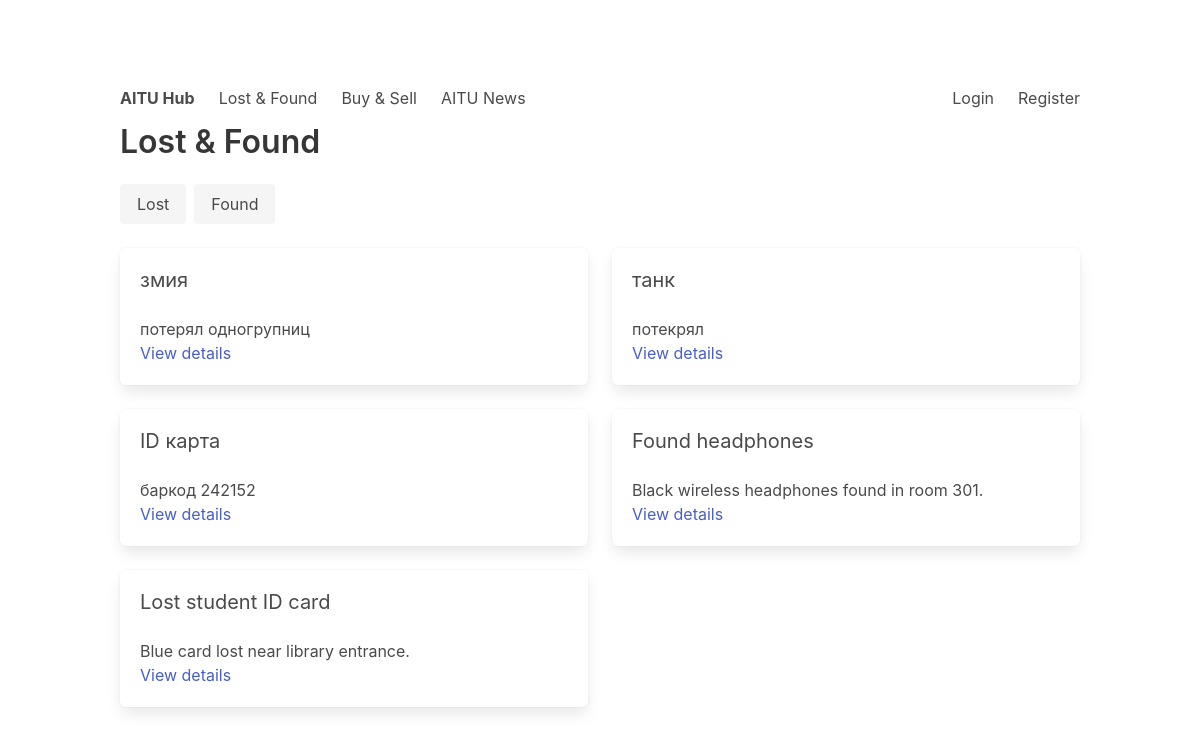
The app's page /lostfound/ with its own data.
### core/models.py (models this page shows, shortened)
class LostFoundItem(models.Model):
    STATUS_CHOICES = [
        ('lost', 'Lost'),
        ('found', 'Found'),
    ]
    title = models.CharField(max_length=200)
    description = models.TextField()
    status = models.CharField(max_length=10, choices=STATUS_CHOICES)
    location = models.CharField(max_length=200)
    image_url = models.URLField(blank=True)
    contact_info = models.CharField(max_length=200)
    created_at = models.DateTimeField(auto_now_add=True)
    created_by = models.ForeignKey(settings.AUTH_USER_MODEL, on_delete=models.CASCADE, related_name='lostfound_items')
    class Meta:
        db_table = 'core_lostfounditem'
        ordering = ['-created_at']

### core/views.py (the view)
# urls.py: path('lostfound/', core_views.lostfound_list, name='lostfound_list'),
def lostfound_list(request):
    status = request.GET.get('status')
    items = LostFoundItem.objects.all()
    if status in ['lost', 'found']:
        items = items.filter(status=status)
    return render(request, 'core/lostfound_list.html', {'items': items})

### templates/core/lostfound_list.html (shortened to what this page needs)
﻿{% extends 'base.html' %}
{% block content %}
<h1 class="title">Lost & Found</h1>
<div class="buttons">
    <a class="button is-light" href="?status=lost">Lost</a>
    <a class="button is-light" href="?status=found">Found</a>
</div>
<div class="columns is-multiline">
    {% for item in items %}
        <div class="column is-half">
            <div class="box">
                <h2 class="subtitle">{{ item.title }}</h2>
                <p>{{ item.description|truncatewords:20 }}</p>
                <a href="{% url 'lostfound_detail' item.id %}">View details</a>
            </div>
        </div>
    {% empty %}
        <p>No items yet.</p>
    {% endfor %}
</div>
{% endblock %}

### templates/base.html (shortened to what this page needs)
﻿<!DOCTYPE html>
<html lang="en">
<head>
    <link rel="stylesheet" href="https://cdn.jsdelivr.net/npm/bulma@0.9.4/css/bulma.min.css">
</head>
<body>
<section class="section">
    <div class="container">
        <nav class="navbar" role="navigation">
            <div class="navbar-brand">
                <a class="navbar-item" href="{% url 'home' %}"><strong>AITU Hub</strong></a>
            </div>
            <div class="navbar-menu">
                <div class="navbar-start">
                    <a class="navbar-item" href="{% url 'lostfound_list' %}">Lost & Found</a>
                    <a class="navbar-item" href="{% url 'product_list' %}">Buy & Sell</a>
                    <a class="navbar-item" href="{% url 'news_list' %}">AITU News</a>
                </div>
                <div class="navbar-end">
                    {% if user.is_authenticated %}
                        <div class="navbar-item">Hello, {{ user.name }}</div>
                        <a class="navbar-item" href="{% url 'logout' %}">Logout</a>
                    {% else %}
                        <a class="navbar-item" href="{% url 'login' %}">Login</a>
                        <a class="navbar-item" href="{% url 'register' %}">Register</a>
                    {% endif %}
                </div>
            </div>
        </nav>
        {% block content %}{% endblock %}
    </div>
</section>
</body>
</html>

### records on screen
LostFoundItem: title "змия", description "потерял одногрупниц"
LostFoundItem: title "танк", description "потекрял"
LostFoundItem: title "ID карта", description "баркод 242152"
LostFoundItem: title "Found headphones", description "Black wireless headphones found in room 301."
LostFoundItem: title "Lost student ID card", description "Blue card lost near library entrance."
